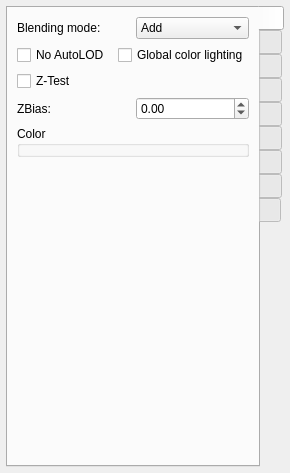
<?xml version="1.0" encoding="UTF-8"?>
<ui version="4.0">
 <class>CLocatedBindablePage</class>
 <widget class="QWidget" name="CLocatedBindablePage">
  <property name="geometry">
   <rect>
    <x>0</x>
    <y>0</y>
    <width>262</width>
    <height>473</height>
   </rect>
  </property>
  <property name="sizePolicy">
   <sizepolicy hsizetype="Preferred" vsizetype="Preferred">
    <horstretch>0</horstretch>
    <verstretch>0</verstretch>
   </sizepolicy>
  </property>
  <property name="windowTitle">
   <string>Form</string>
  </property>
  <layout class="QGridLayout" name="gridLayout_10">
   <property name="horizontalSpacing">
    <number>5</number>
   </property>
   <property name="margin">
    <number>6</number>
   </property>
   <item row="0" column="0">
    <widget class="QTabWidget" name="tabWidget">
     <property name="sizePolicy">
      <sizepolicy hsizetype="Preferred" vsizetype="Preferred">
       <horstretch>0</horstretch>
       <verstretch>0</verstretch>
      </sizepolicy>
     </property>
     <property name="tabPosition">
      <enum>QTabWidget::East</enum>
     </property>
     <property name="currentIndex">
      <number>0</number>
     </property>
     <property name="elideMode">
      <enum>Qt::ElideNone</enum>
     </property>
     <property name="tabsClosable">
      <bool>false</bool>
     </property>
     <property name="movable">
      <bool>true</bool>
     </property>
     <widget class="QWidget" name="materialPage">
      <property name="sizePolicy">
       <sizepolicy hsizetype="Preferred" vsizetype="Preferred">
        <horstretch>0</horstretch>
        <verstretch>0</verstretch>
       </sizepolicy>
      </property>
      <attribute name="title">
       <string/>
      </attribute>
      <layout class="QGridLayout" name="gridLayout_2">
       <item row="0" column="0">
        <layout class="QHBoxLayout" name="horizontalLayout_2">
         <item>
          <widget class="QLabel" name="blendModeLabel">
           <property name="text">
            <string>Blending mode:</string>
           </property>
          </widget>
         </item>
         <item>
          <widget class="QComboBox" name="blendModeComboBox">
           <item>
            <property name="text">
             <string>Add</string>
            </property>
           </item>
           <item>
            <property name="text">
             <string>Modulate</string>
            </property>
           </item>
           <item>
            <property name="text">
             <string>Alpha blend</string>
            </property>
           </item>
           <item>
            <property name="text">
             <string>Alpha test</string>
            </property>
           </item>
          </widget>
         </item>
        </layout>
       </item>
       <item row="1" column="0">
        <layout class="QHBoxLayout" name="horizontalLayout_3">
         <item>
          <widget class="QCheckBox" name="autoLodCheckBox">
           <property name="text">
            <string>No AutoLOD</string>
           </property>
          </widget>
         </item>
         <item>
          <widget class="QCheckBox" name="globalColorLightingCheckBox">
           <property name="text">
            <string>Global color lighting</string>
           </property>
          </widget>
         </item>
        </layout>
       </item>
       <item row="2" column="0">
        <widget class="QCheckBox" name="ztestCheckBox">
         <property name="text">
          <string>Z-Test</string>
         </property>
        </widget>
       </item>
       <item row="3" column="0">
        <layout class="QHBoxLayout" name="horizontalLayout">
         <item>
          <widget class="QLabel" name="zbiasLabel">
           <property name="text">
            <string>ZBias:</string>
           </property>
          </widget>
         </item>
         <item>
          <widget class="QDoubleSpinBox" name="zbiasDoubleSpinBox">
           <property name="minimum">
            <double>-9999.000000000000000</double>
           </property>
           <property name="maximum">
            <double>9999.000000000000000</double>
           </property>
          </widget>
         </item>
        </layout>
       </item>
       <item row="4" column="0">
        <widget class="NLQT::CAttribRGBAWidget" name="colorWidget">
         <property name="title">
          <string>Color</string>
         </property>
        </widget>
       </item>
       <item row="5" column="0">
        <spacer name="verticalSpacer">
         <property name="orientation">
          <enum>Qt::Vertical</enum>
         </property>
         <property name="sizeHint" stdset="0">
          <size>
           <width>20</width>
           <height>21</height>
          </size>
         </property>
        </spacer>
       </item>
      </layout>
     </widget>
     <widget class="QWidget" name="sizeAnglePage">
      <property name="sizePolicy">
       <sizepolicy hsizetype="Preferred" vsizetype="Preferred">
        <horstretch>0</horstretch>
        <verstretch>0</verstretch>
       </sizepolicy>
      </property>
      <attribute name="title">
       <string/>
      </attribute>
      <layout class="QGridLayout" name="gridLayout_4">
       <item row="0" column="0">
        <widget class="QCheckBox" name="independentSizeCheckBox">
         <property name="text">
          <string>Independent size</string>
         </property>
        </widget>
       </item>
       <item row="1" column="0">
        <widget class="QGroupBox" name="independentGroupBox">
         <property name="enabled">
          <bool>false</bool>
         </property>
         <property name="title">
          <string/>
         </property>
         <layout class="QGridLayout" name="gridLayout_3">
          <property name="margin">
           <number>9</number>
          </property>
          <property name="spacing">
           <number>6</number>
          </property>
          <item row="0" column="1">
           <widget class="QRadioButton" name="heightRadioButton">
            <property name="text">
             <string>Height</string>
            </property>
           </widget>
          </item>
          <item row="0" column="0">
           <widget class="QRadioButton" name="widthRadioButton">
            <property name="text">
             <string>Width</string>
            </property>
            <property name="checked">
             <bool>true</bool>
            </property>
           </widget>
          </item>
         </layout>
        </widget>
       </item>
       <item row="2" column="0">
        <widget class="NLQT::CAttribFloatWidget" name="sizeWidget">
         <property name="title">
          <string>Size</string>
         </property>
        </widget>
       </item>
       <item row="3" column="0">
        <widget class="NLQT::CAttribFloatWidget" name="angle2DWidget">
         <property name="title">
          <string>Angle 2D</string>
         </property>
        </widget>
       </item>
       <item row="4" column="0">
        <spacer name="verticalSpacer_2">
         <property name="orientation">
          <enum>Qt::Vertical</enum>
         </property>
         <property name="sizeHint" stdset="0">
          <size>
           <width>31</width>
           <height>354</height>
          </size>
         </property>
        </spacer>
       </item>
      </layout>
     </widget>
     <widget class="QWidget" name="rotatePage">
      <property name="sizePolicy">
       <sizepolicy hsizetype="Preferred" vsizetype="Preferred">
        <horstretch>0</horstretch>
        <verstretch>0</verstretch>
       </sizepolicy>
      </property>
      <attribute name="title">
       <string/>
      </attribute>
      <layout class="QGridLayout" name="gridLayout_7">
       <item row="0" column="0">
        <widget class="NLQT::CAttribPlaneBasisWidget" name="particlePlaneBasicWidget">
         <property name="title">
          <string>Rotation</string>
         </property>
        </widget>
       </item>
       <item row="1" column="0">
        <widget class="QCheckBox" name="rotationPCCheckBox">
         <property name="text">
          <string>hint / precomputed rotations</string>
         </property>
        </widget>
       </item>
       <item row="2" column="0">
        <widget class="QGroupBox" name="rotGroupBox">
         <property name="enabled">
          <bool>false</bool>
         </property>
         <property name="title">
          <string/>
         </property>
         <layout class="QGridLayout" name="gridLayout_5">
          <property name="margin">
           <number>6</number>
          </property>
          <property name="spacing">
           <number>5</number>
          </property>
          <item row="0" column="0">
           <widget class="QLabel" name="label_3">
            <property name="text">
             <string>Rot speed min:</string>
            </property>
           </widget>
          </item>
          <item row="0" column="1">
           <widget class="QDoubleSpinBox" name="rotSpeedMinDoubleSpinBox"/>
          </item>
          <item row="1" column="0">
           <widget class="QLabel" name="label_4">
            <property name="text">
             <string>Rot speed max:</string>
            </property>
           </widget>
          </item>
          <item row="1" column="1">
           <widget class="QDoubleSpinBox" name="rotSpeedMaxDoubleSpinBox"/>
          </item>
          <item row="2" column="0">
           <widget class="QLabel" name="label_5">
            <property name="text">
             <string>Nb models:</string>
            </property>
           </widget>
          </item>
          <item row="2" column="1">
           <widget class="QSpinBox" name="numModelsSpinBox">
            <property name="minimum">
             <number>1</number>
            </property>
            <property name="maximum">
             <number>32</number>
            </property>
           </widget>
          </item>
         </layout>
        </widget>
       </item>
       <item row="3" column="0">
        <spacer name="verticalSpacer_3">
         <property name="orientation">
          <enum>Qt::Vertical</enum>
         </property>
         <property name="sizeHint" stdset="0">
          <size>
           <width>17</width>
           <height>184</height>
          </size>
         </property>
        </spacer>
       </item>
      </layout>
     </widget>
     <widget class="QWidget" name="lookAtPage">
      <property name="sizePolicy">
       <sizepolicy hsizetype="Preferred" vsizetype="Preferred">
        <horstretch>0</horstretch>
        <verstretch>0</verstretch>
       </sizepolicy>
      </property>
      <attribute name="title">
       <string/>
      </attribute>
      <layout class="QGridLayout" name="gridLayout_6">
       <item row="0" column="0">
        <widget class="QCheckBox" name="alignCheckBox">
         <property name="text">
          <string>Align on motion</string>
         </property>
        </widget>
       </item>
       <item row="2" column="0">
        <widget class="QLabel" name="blurCoeffLabel">
         <property name="text">
          <string>Fake motion blur coeff.:</string>
         </property>
        </widget>
       </item>
       <item row="3" column="0" colspan="3">
        <widget class="NLQT::CEditRangeFloatWidget" name="blurCoeffWidget" native="true"/>
       </item>
       <item row="4" column="0" colspan="2">
        <widget class="QLabel" name="blurTreshholdLabel">
         <property name="text">
          <string>Fake motion blur treshold:</string>
         </property>
        </widget>
       </item>
       <item row="5" column="0" colspan="3">
        <widget class="NLQT::CEditRangeFloatWidget" name="blurTresholdWidget" native="true"/>
       </item>
       <item row="6" column="1">
        <spacer name="verticalSpacer_4">
         <property name="orientation">
          <enum>Qt::Vertical</enum>
         </property>
         <property name="sizeHint" stdset="0">
          <size>
           <width>20</width>
           <height>203</height>
          </size>
         </property>
        </spacer>
       </item>
       <item row="1" column="0">
        <widget class="QCheckBox" name="zalignCheckBox">
         <property name="text">
          <string>Z-Align</string>
         </property>
        </widget>
       </item>
      </layout>
     </widget>
     <widget class="QWidget" name="shockWavePage">
      <property name="sizePolicy">
       <sizepolicy hsizetype="Preferred" vsizetype="Preferred">
        <horstretch>0</horstretch>
        <verstretch>0</verstretch>
       </sizepolicy>
      </property>
      <attribute name="title">
       <string/>
      </attribute>
      <layout class="QGridLayout" name="gridLayout_8">
       <item row="0" column="0">
        <widget class="QLabel" name="label_6">
         <property name="text">
          <string>Radius cut:</string>
         </property>
        </widget>
       </item>
       <item row="1" column="0">
        <widget class="NLQT::CEditRangeFloatWidget" name="radiusCutWidget" native="true"/>
       </item>
       <item row="2" column="0">
        <widget class="QLabel" name="label_7">
         <property name="text">
          <string>Number of segments:</string>
         </property>
        </widget>
       </item>
       <item row="3" column="0">
        <widget class="NLQT::CEditRangeUIntWidget" name="shockWaveNbSegWidget" native="true"/>
       </item>
       <item row="4" column="0">
        <widget class="QLabel" name="label_8">
         <property name="text">
          <string>Texture U factor:</string>
         </property>
        </widget>
       </item>
       <item row="5" column="0">
        <widget class="NLQT::CEditRangeFloatWidget" name="shockWaveUFactorWidget" native="true"/>
       </item>
       <item row="6" column="0">
        <spacer name="verticalSpacer_5">
         <property name="orientation">
          <enum>Qt::Vertical</enum>
         </property>
         <property name="sizeHint" stdset="0">
          <size>
           <width>20</width>
           <height>251</height>
          </size>
         </property>
        </spacer>
       </item>
      </layout>
     </widget>
     <widget class="QWidget" name="fanLightPage">
      <property name="sizePolicy">
       <sizepolicy hsizetype="Preferred" vsizetype="Preferred">
        <horstretch>0</horstretch>
        <verstretch>0</verstretch>
       </sizepolicy>
      </property>
      <attribute name="title">
       <string/>
      </attribute>
      <layout class="QGridLayout" name="gridLayout_9">
       <item row="0" column="0">
        <widget class="QLabel" name="label_9">
         <property name="text">
          <string>Number fan light:</string>
         </property>
        </widget>
       </item>
       <item row="1" column="0">
        <widget class="NLQT::CEditRangeUIntWidget" name="nbFanLightWidget" native="true"/>
       </item>
       <item row="2" column="0">
        <widget class="QLabel" name="label_10">
         <property name="text">
          <string>Phase smoothness:</string>
         </property>
        </widget>
       </item>
       <item row="3" column="0">
        <widget class="NLQT::CEditRangeUIntWidget" name="phaseSmoothnesWidget" native="true"/>
       </item>
       <item row="4" column="0">
        <widget class="QLabel" name="label_11">
         <property name="text">
          <string>Fan light speed:</string>
         </property>
        </widget>
       </item>
       <item row="5" column="0">
        <widget class="NLQT::CEditRangeFloatWidget" name="fanLightSpeedWidget" native="true"/>
       </item>
       <item row="6" column="0">
        <widget class="QLabel" name="label_12">
         <property name="text">
          <string>Fan light intensity:</string>
         </property>
        </widget>
       </item>
       <item row="7" column="0">
        <widget class="NLQT::CEditRangeFloatWidget" name="fanLightIntensityWidget" native="true"/>
       </item>
       <item row="8" column="0">
        <spacer name="verticalSpacer_6">
         <property name="orientation">
          <enum>Qt::Vertical</enum>
         </property>
         <property name="sizeHint" stdset="0">
          <size>
           <width>20</width>
           <height>229</height>
          </size>
         </property>
        </spacer>
       </item>
      </layout>
     </widget>
     <widget class="QWidget" name="ribbonTailPage">
      <property name="sizePolicy">
       <sizepolicy hsizetype="Preferred" vsizetype="Preferred">
        <horstretch>0</horstretch>
        <verstretch>0</verstretch>
       </sizepolicy>
      </property>
      <attribute name="title">
       <string/>
      </attribute>
      <layout class="QGridLayout" name="gridLayout_11">
       <item row="0" column="0">
        <widget class="QLabel" name="label">
         <property name="text">
          <string>Number of segments:</string>
         </property>
        </widget>
       </item>
       <item row="1" column="0">
        <widget class="NLQT::CEditRangeUIntWidget" name="tailNbSegsWidget" native="true"/>
       </item>
       <item row="2" column="0">
        <widget class="QLabel" name="label_14">
         <property name="text">
          <string>Duration segment:</string>
         </property>
        </widget>
       </item>
       <item row="3" column="0">
        <widget class="NLQT::CEditRangeFloatWidget" name="segDurationWidget" native="true"/>
       </item>
       <item row="4" column="0">
        <widget class="QLabel" name="tailTexUflabel">
         <property name="text">
          <string>Texture U factor:</string>
         </property>
        </widget>
       </item>
       <item row="5" column="0">
        <widget class="NLQT::CEditRangeFloatWidget" name="ribbonTexUfactorWidget" native="true"/>
       </item>
       <item row="6" column="0">
        <widget class="QLabel" name="tailTexVflabel">
         <property name="text">
          <string>Texture V factor:</string>
         </property>
        </widget>
       </item>
       <item row="7" column="0">
        <widget class="NLQT::CEditRangeFloatWidget" name="ribbonTexVfactorWidget" native="true"/>
       </item>
       <item row="8" column="0">
        <widget class="QGroupBox" name="ribbonGroupBox">
         <property name="title">
          <string/>
         </property>
         <layout class="QGridLayout" name="gridLayout">
          <item row="0" column="0">
           <widget class="QCheckBox" name="constantLengthCheckBox">
            <property name="toolTip">
             <string>Non parametric anim only</string>
            </property>
            <property name="text">
             <string>Force constant length(m):</string>
            </property>
           </widget>
          </item>
          <item row="1" column="0">
           <widget class="NLQT::CEditRangeFloatWidget" name="ribbonLengthWidget" native="true">
            <property name="enabled">
             <bool>false</bool>
            </property>
           </widget>
          </item>
          <item row="2" column="0">
           <widget class="QLabel" name="lodDegradationLabel">
            <property name="text">
             <string>LOD degradation:</string>
            </property>
           </widget>
          </item>
          <item row="3" column="0">
           <widget class="NLQT::CEditRangeFloatWidget" name="lodDegradationWidget" native="true"/>
          </item>
          <item row="4" column="0">
           <widget class="QLabel" name="label_15">
            <property name="text">
             <string>Trail coord. system:</string>
            </property>
           </widget>
          </item>
          <item row="5" column="0">
           <widget class="QComboBox" name="coordSystemComboBox">
            <item>
             <property name="text">
              <string>Local</string>
             </property>
            </item>
            <item>
             <property name="text">
              <string>World</string>
             </property>
            </item>
            <item>
             <property name="text">
              <string>User</string>
             </property>
            </item>
            <item>
             <property name="text">
              <string>Father coord. system</string>
             </property>
            </item>
           </widget>
          </item>
          <item row="6" column="0">
           <widget class="QCheckBox" name="useHermitteCheckBox">
            <property name="text">
             <string>Use hermitte interpolation</string>
            </property>
           </widget>
          </item>
         </layout>
        </widget>
       </item>
       <item row="9" column="0">
        <widget class="NLQT::CTailParticleWidget" name="tailWidget" native="true"/>
       </item>
       <item row="10" column="0">
        <spacer name="verticalSpacer_7">
         <property name="orientation">
          <enum>Qt::Vertical</enum>
         </property>
         <property name="sizeHint" stdset="0">
          <size>
           <width>20</width>
           <height>100</height>
          </size>
         </property>
        </spacer>
       </item>
      </layout>
     </widget>
     <widget class="QWidget" name="meshPage">
      <attribute name="title">
       <string/>
      </attribute>
      <layout class="QGridLayout" name="gridLayout_12">
       <item row="0" column="0">
        <widget class="NLQT::CMeshWidget" name="meshWidget" native="true"/>
       </item>
       <item row="1" column="0">
        <widget class="NLQT::CConstraintMeshWidget" name="constraintMeshWidget" native="true"/>
       </item>
       <item row="2" column="0">
        <spacer name="verticalSpacer_8">
         <property name="orientation">
          <enum>Qt::Vertical</enum>
         </property>
         <property name="sizeHint" stdset="0">
          <size>
           <width>20</width>
           <height>407</height>
          </size>
         </property>
        </spacer>
       </item>
      </layout>
     </widget>
     <widget class="QWidget" name="texturePage">
      <attribute name="title">
       <string/>
      </attribute>
      <layout class="QGridLayout" name="gridLayout_13">
       <property name="margin">
        <number>6</number>
       </property>
       <property name="spacing">
        <number>3</number>
       </property>
       <item row="0" column="0">
        <widget class="NLQT::CParticleTextureWidget" name="particleTextureWidget" native="true"/>
       </item>
       <item row="1" column="0">
        <widget class="NLQT::CParticleTextureAnimWidget" name="texAnimWidget" native="true"/>
       </item>
       <item row="2" column="0">
        <spacer name="verticalSpacer_90">
         <property name="orientation">
          <enum>Qt::Vertical</enum>
         </property>
         <property name="sizeType">
          <enum>QSizePolicy::Expanding</enum>
         </property>
         <property name="sizeHint" stdset="0">
          <size>
           <width>20</width>
           <height>463</height>
          </size>
         </property>
        </spacer>
       </item>
      </layout>
     </widget>
    </widget>
   </item>
  </layout>
 </widget>
 <customwidgets>
  <customwidget>
   <class>NLQT::CParticleTextureWidget</class>
   <extends>QWidget</extends>
   <header>particle_texture_widget.h</header>
   <container>1</container>
  </customwidget>
  <customwidget>
   <class>NLQT::CEditRangeUIntWidget</class>
   <extends>QWidget</extends>
   <header>edit_range_widget.h</header>
   <container>1</container>
  </customwidget>
  <customwidget>
   <class>NLQT::CEditRangeFloatWidget</class>
   <extends>QWidget</extends>
   <header>edit_range_widget.h</header>
   <container>1</container>
  </customwidget>
  <customwidget>
   <class>NLQT::CAttribFloatWidget</class>
   <extends>QGroupBox</extends>
   <header>attrib_widget.h</header>
   <container>1</container>
  </customwidget>
  <customwidget>
   <class>NLQT::CMeshWidget</class>
   <extends>QWidget</extends>
   <header>mesh_widget.h</header>
   <container>1</container>
  </customwidget>
  <customwidget>
   <class>NLQT::CConstraintMeshWidget</class>
   <extends>QWidget</extends>
   <header>constraint_mesh_widget.h</header>
   <container>1</container>
  </customwidget>
  <customwidget>
   <class>NLQT::CTailParticleWidget</class>
   <extends>QWidget</extends>
   <header>tail_particle_widget.h</header>
   <container>1</container>
  </customwidget>
  <customwidget>
   <class>NLQT::CParticleTextureAnimWidget</class>
   <extends>QWidget</extends>
   <header>particle_texture_anim_widget.h</header>
   <container>1</container>
  </customwidget>
  <customwidget>
   <class>NLQT::CAttribRGBAWidget</class>
   <extends>QGroupBox</extends>
   <header>attrib_widget.h</header>
   <container>1</container>
  </customwidget>
  <customwidget>
   <class>NLQT::CAttribPlaneBasisWidget</class>
   <extends>QGroupBox</extends>
   <header>attrib_widget.h</header>
   <container>1</container>
  </customwidget>
 </customwidgets>
 <resources/>
 <connections/>
</ui>
